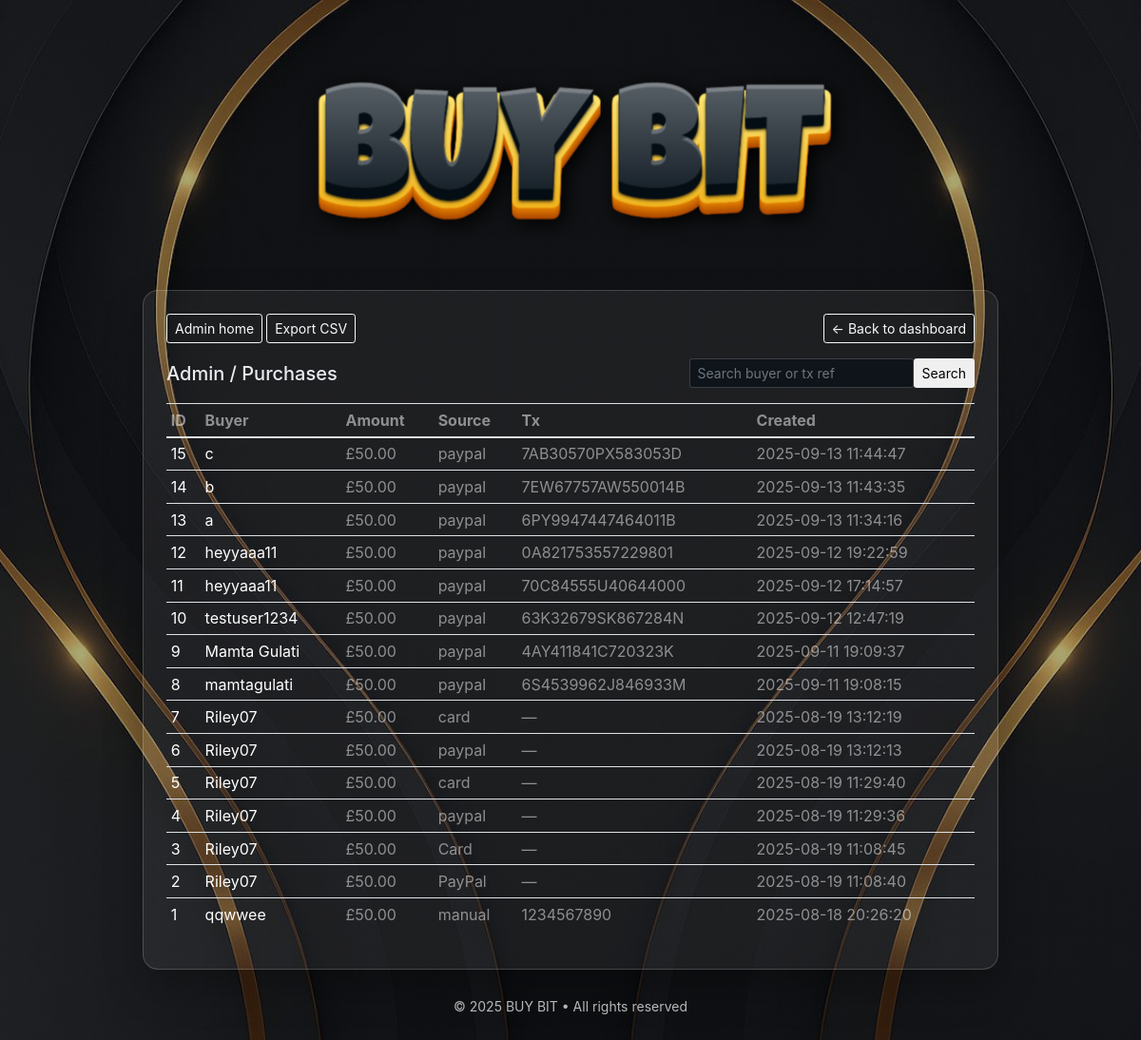
/admin/purchases (signed in), run on the app's committed database.
### tables this page shows
CREATE TABLE purchases(
        id INTEGER PRIMARY KEY AUTOINCREMENT,
        buyer TEXT NOT NULL,
        amount REAL NOT NULL,
        source TEXT NOT NULL,                   -- 'manual' / 'paypal'
        tx_ref TEXT,                            -- شناسه/توضیح پرداخت
        receipt_path TEXT,                      -- مسیر فایل رسید (اختیاری)
        created_at DATETIME DEFAULT CURRENT_TIMESTAMP
    , receipt_file TEXT);

### app.py (the view)
@app.get("/admin/purchases")
@admin_required
def admin_purchases():
    q = (request.args.get("q") or "").strip().lower()
    con = get_db(); cur = con.cursor()
    if q:
        rows = cur.execute("""
            SELECT id,buyer,amount,source,tx_ref,created_at
              FROM purchases
             WHERE LOWER(buyer) LIKE ? OR LOWER(tx_ref) LIKE ?
             ORDER BY id DESC
        """, (f"%{q}%", f"%{q}%")).fetchall()
    else:
        rows = cur.execute("SELECT id,buyer,amount,source,tx_ref,created_at FROM purchases ORDER BY id DESC").fetchall()
    con.close()
    try:
        return render_template("admin_purchases.html", purchases=rows, q=q)
    except:
        trs = "".join(
            f"<tr><td>{r['id']}</td><td>{r['buyer']}</td><td>{r['amount']}</td><td>{r['source']}</td>"
            f"<td>{r['tx_ref']}</td><td>{r['created_at']}</td></tr>" for r in rows
        )
        return f"""
        <h1>Admin / Purchases</h1>
        <p><a href="/admin/purchases/export">Export CSV</a></p>
        <table border=1 cellpadding=6>
          <tr><th>ID</th><th>Buyer</th><th>Amount</th><th>Source</th><th>Tx</th><th>Created</th></tr>
          {trs or '<tr><td colspan=6>No purchases</td></tr>'}
        </table>""".strip()

### app.py (called while the page is built)
def get_db():
    con = sqlite3.connect(DB_PATH, detect_types=sqlite3.PARSE_DECLTYPES)
    con.row_factory = sqlite3.Row
    return con

def current_user() -> Optional[str]:
    return session.get("username")

def is_logged_in() -> bool:
    return "username" in session

@app.context_processor
def inject_bg_defaults():
    return {
        "bg_video_url": os.getenv("BG_VIDEO_URL") or None,
        "bg_image_url": url_for("static", filename="img/bg.jpg"),
        "bg_dim": os.getenv("BG_DIM", ".35"),
        "show_dev_tools": SHOW_DEV_TOOLS,
        "PRICE_GBP": PRICE_GBP,
        "back_to_dashboard_url": url_for("dashboard") if is_logged_in() else url_for("login")
    }

@app.context_processor
def _back_link_ctx():
    return {"back_to_dashboard_url": url_for("dashboard")}

def admin_required(fn):
    @wraps(fn)
    def wrapper(*args, **kwargs):
        if not is_logged_in():
            return redirect(url_for("login", next=request.path))
        con = get_db(); cur = con.cursor()
        row = cur.execute("SELECT is_admin FROM users WHERE username=?", (current_user(),)).fetchone()
        con.close()
        if not row or not row["is_admin"]:
            abort(403)
        return fn(*args, **kwargs)
    return wrapper

@app.before_request
def _legacy_safe_login_catcher():
    if request.path == "/_alias/safeLogin":
        if "username" in session:
            return redirect(url_for("dashboard"))
        return redirect(url_for("login"))

### templates/admin_purchases.html (shortened to what this page needs)
{% extends "base.html" %}
{% block content %}
<div class="container">
  <div class="glass-box p-4">
    <div class="d-flex justify-content-between align-items-center mb-3">
      <div class="d-flex gap-2">
        <a class="btn btn-sm btn-outline-light" href="{{ url_for('admin_home') }}">Admin home</a>
        <a class="btn btn-sm btn-outline-light ml-1" href="{{ url_for('admin_export_csv') }}">Export CSV</a>
      </div>
      <a class="btn btn-sm btn-outline-light" href="{{ url_for('dashboard') }}">← Back to dashboard</a>
    </div>
    <div class="d-flex justify-content-between align-items-center mb-3">
      <h5 class="m-0">Admin / Purchases</h5>
      <form method="get" class="d-flex gap-2">
        <input class="form-control form-control-sm" name="q" value="{{ q or '' }}" placeholder="Search buyer or tx ref">
        <button class="btn btn-sm btn-outline-gold">Search</button>
      </form>
    </div>
    <div class="table-responsive">
      <table class="table table-sm align-middle text-white-50">
        <thead><tr><th>ID</th><th>Buyer</th><th>Amount</th><th>Source</th><th>Tx</th><th>Created</th></tr></thead>
        <tbody>
          {% for r in purchases %}
            <tr>
              <td class="text-white">{{ r.id }}</td>
              <td class="text-white">{{ r.buyer }}</td>
              <td>£{{ "%.2f"|format(r.amount) }}</td>
              <td>{{ r.source }}</td>
              <td>{{ r.tx_ref or '—' }}</td>
              <td>{{ r.created_at }}</td>
            </tr>
          {% else %}
            <tr><td colspan="6">No purchases.</td></tr>
          {% endfor %}
        </tbody>
      </table>
    </div>
  </div>
</div>
{% endblock %}

### static/style.css (style rules this page uses)
:root { --bb-glass-bg: rgba(255,255,255,0.06); --bb-glass-brd: rgba(255,255,255,0.18); --bb-shadow : 0 20px 40px rgba(0,0,0,0.25); --bg-dim: .35; }
html, body { height: 100%; margin: 0; }
html, body { background: #0b0f14 !important; }
body { color: #e9ecef; overflow-x: hidden; }
.has-bg { position: relative; min-height: 100%; isolation: isolate; }
.has-bg.bg-image::before { content: ""; position: fixed; inset: 0; background-image: linear-gradient( rgba(11, 15, 20, var(--bg-dim)), rgba(11, 15, 20, var(--bg-dim)) ), var(--bg-image); background-position: center; background-size: cover; background-repeat: no-repeat; pointer-events: none; z-index: 0; }
.has-bg::after { content: ""; position: fixed; inset: 0; background:#0b0f14; z-index:-1; }
.glass-box { background: var(--bb-glass-bg); border: 1px solid var(--bb-glass-brd); border-radius: 16px; box-shadow: var(--bb-shadow); }
.form-control { background:#0f141a; border-color: rgba(255,255,255,.18); color:#e9ecef; }
.btn-outline-gold { --bs-btn-color:#f1c40f; --bs-btn-border-color:#f1c40f; --bs-btn-hover-bg:#f1c40f; --bs-btn-hover-color:#0b0f14; --bs-btn-hover-border-color:#f1c40f; }

### data on the page
purchases: id "15", buyer "c", amount "50.00", source "paypal", tx_ref "7AB30570PX583053D", created_at "2025-09-13 11:44:47"
purchases: id "14", buyer "b", amount "50.00", source "paypal", tx_ref "7EW67757AW550014B", created_at "2025-09-13 11:43:35"
purchases: id "13", buyer "a", amount "50.00", source "paypal", tx_ref "6PY9947447464011B", created_at "2025-09-13 11:34:16"
purchases: id "12", buyer "heyyaaa11", amount "50.00", source "paypal", tx_ref "0A821753557229801", created_at "2025-09-12 19:22:59"
purchases: id "11", buyer "heyyaaa11", amount "50.00", source "paypal", tx_ref "70C84555U40644000", created_at "2025-09-12 17:14:57"
purchases: id "10", buyer "testuser1234", amount "50.00", source "paypal", tx_ref "63K32679SK867284N", created_at "2025-09-12 12:47:19"
purchases: id "9", buyer "Mamta Gulati", amount "50.00", source "paypal", tx_ref "4AY411841C720323K", created_at "2025-09-11 19:09:37"
purchases: id "8", buyer "mamtagulati", amount "50.00", source "paypal", tx_ref "6S4539962J846933M", created_at "2025-09-11 19:08:15"
purchases: id "7", buyer "Riley07", amount "50.00", source "card", tx_ref "—", created_at "2025-08-19 13:12:19"
purchases: id "6", buyer "Riley07", amount "50.00", source "paypal", tx_ref "—", created_at "2025-08-19 13:12:13"
purchases: id "5", buyer "Riley07", amount "50.00", source "card", tx_ref "—", created_at "2025-08-19 11:29:40"
purchases: id "4", buyer "Riley07", amount "50.00", source "paypal", tx_ref "—", created_at "2025-08-19 11:29:36"
purchases: id "3", buyer "Riley07", amount "50.00", source "Card", tx_ref "—", created_at "2025-08-19 11:08:45"
purchases: id "2", buyer "Riley07", amount "50.00", source "PayPal", tx_ref "—", created_at "2025-08-19 11:08:40"
purchases: id "1", buyer "qqwwee", amount "50.00", source "manual", tx_ref "1234567890", created_at "2025-08-18 20:26:20"
